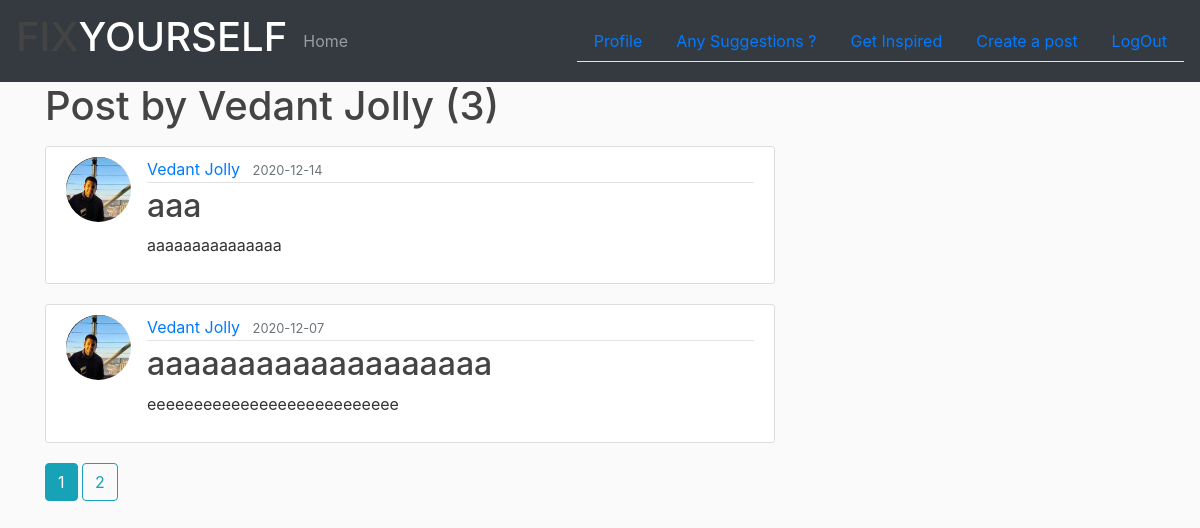
The app's page /user/Vedant Jolly (signed in) with its own data.
### se_hackethon_project/models.py (models this page shows, shortened)
class User(db.Model,UserMixin):
    id = db.Column(db.Integer,primary_key=True)
    name = db.Column(db.String(20),nullable=False)
    email = db.Column(db.String(120),unique=True,nullable=False)
    image_file = db.Column(db.String(20),nullable=False,default = 'default.jpg')
    password = db.Column(db.String(60),nullable=False)
    posts = db.relationship('Post', backref='author', lazy=True)
    feedbacks = db.relationship('Feedback',backref='customer',lazy=True)

class Post(db.Model):
    id = db.Column(db.Integer,primary_key = True)
    title = db.Column(db.String(100),nullable = False)
    date_posted = db.Column(db.DateTime,nullable = False,default = datetime.utcnow)
    content = db.Column(db.Text,nullable=False)
    image_file = db.Column(db.String(20),nullable=False,default = 'default1.jpg')
    user_id = db.Column(db.Integer, db.ForeignKey('user.id'), nullable=False)

### se_hackethon_project/routes.py (the view)
@app.route("/user/<string:username>")
def user_posts(username):
    page = request.args.get('page', 1, type=int)
    user = User.query.filter_by(name=username).first_or_404()
    posts = Post.query.filter_by(author=user).order_by(
        Post.date_posted.desc()).paginate(page=page, per_page=2)
    return render_template('user_posts.html', posts=posts, user=user)

### se_hackethon_project/models.py (called while the page is built)
@login_manager.user_loader
def load_user(user_id):
    return User.query.get(int(user_id))

### se_hackethon_project/templates/user_posts.html
{% extends 'layout.html' %}
{% block content %}
  <h1 class="mb-3">Post by {{ user.name }} ({{posts.total}})</h1>
  {% for post in posts.items %}
      <article class="media content-section">
        <img class="rounded-circle article-img" src="{{ url_for('static',filename = 'profile_pics/' + post.author.image_file) }}">
        <div class="media-body">
          <div class="article-metadata">
            <a class="mr-2" href="{{ url_for('user_posts',username=post.author.name) }}">{{ post.author.name }}</a>
            <small class="text-muted">{{ post.date_posted.strftime("%Y-%m-%d") }}</small>
          </div>
          <h2><a class="article-title" href="{{ url_for('post',post_id = post.id) }}">{{ post.title }}</a></h2>
          <p class="article-content">{{ post.content }}</p>
        </div>
      </article>
  {% endfor %}
  {% for page_num in posts.iter_pages(left_edge=1,right_edge=1,left_current=1,right_current=2) %}
    {% if page_num %}
      {% if posts.page == page_num %}
        <a class="btn btn-info mb-4" href="{{url_for('user_posts',username = user.name,page=page_num)}}">{{page_num}}</a>
      {% else %}
        <a class="btn btn-outline-info mb-4" href="{{url_for('user_posts',username = user.name,page=page_num)}}">{{page_num}}</a>
      {% endif %}
    {% else %}
      ...
    {% endif %}
  {% endfor %}
{% endblock content %}

### se_hackethon_project/static/main.css (style rules this page uses)
body { background: #fafafa; color: #333333; }
h1, h2, h3, h4, h5, h6 { color: #444444; }
.content-section { background: #ffffff; padding: 10px 20px; border: 1px solid #dddddd; border-radius: 3px; margin-bottom: 20px; }
.article-title { color: #444444; }
.article-content { white-space: pre-line; }
.article-img { height: 65px; width: 65px; margin-right: 16px; }
.article-metadata { padding-bottom: 1px; margin-bottom: 4px; border-bottom: 1px solid #e3e3e3 }

### records on screen
User: name "Vedant Jolly"
Post: image_file (picture), author.name "Vedant Jolly", date_posted "2020-12-14", title "aaa", content "aaaaaaaaaaaaaaa"
Post: image_file (picture), author.name "Vedant Jolly", date_posted "2020-12-07", title "aaaaaaaaaaaaaaaaaaa", content "eeeeeeeeeeeeeeeeeeeeeeeeeee"

### other values on screen
{{ posts.total }} "3"
{{ page_num }} "1"
{{ page_num }} "2"
